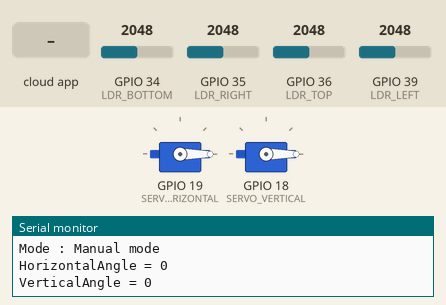
Simulated run of this program. Board: ESP32. On the bench: 2 × servo, the last lines printed to the serial monitor. The test bench sets the inputs (shaded band); at power-on: GPIO 34 (LDR_BOTTOM) = 2048, GPIO 39 (LDR_LEFT) = 2048, GPIO 36 (LDR_TOP) = 2048, GPIO 35 (LDR_RIGHT) = 2048. WiFi joins after 1.5 s; servers stay silent unless stated; random numbers use the default seed unless the program sets one; the Firebase database answers and starts empty.

Above: at 2.7 s.
2.8 s: the phone or cloud app sets Mode to 1
6.1 s: GPIO 34 (LDR_BOTTOM) set to 1997
7.6 s: GPIO 34 (LDR_BOTTOM) set to 1921
At 8.5 s:
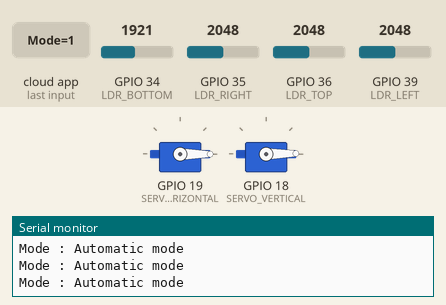
11.1 s: GPIO 39 (LDR_LEFT) set to 1460
At 13.2 s:
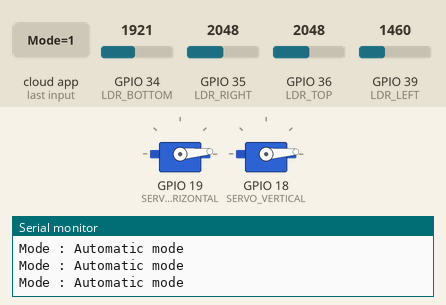
14.6 s: GPIO 36 (LDR_TOP) set to 2866
At 17.8 s:
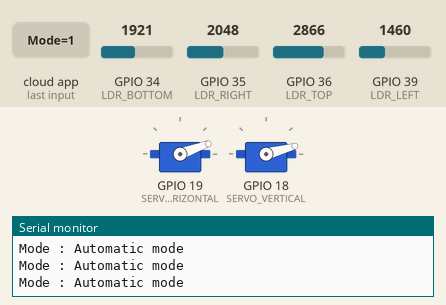
18.1 s: GPIO 35 (LDR_RIGHT) set to 1514
21.6 s: GPIO 35 (LDR_RIGHT) set to 1406
At 23.8 s:
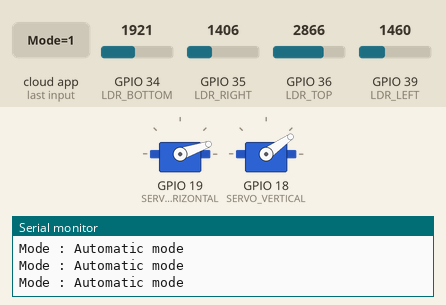
Timing chart, 0 to 33.1 s (numbered marks = the images above; inputs shaded):
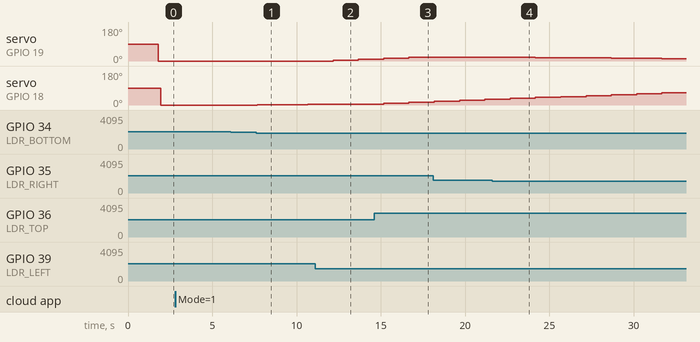

Measured:
- the behaviour switches between 1460 and 1459 on GPIO 35 (LDR_RIGHT) (found by bisection; images 3 and 4)
- after the input at 7.6 s, servo on GPIO 18 (SERVO_VERTICAL): 0° → 1° after 0.06 s, → 2° 1.5 s later, → 3° 1.5 s later
- after the input at 11.1 s, servo on GPIO 19 (SERVO_HORIZONTAL): 0° → 5° after 1.1 s, → 10° 1.5 s later
- after the input at 21.6 s, servo on GPIO 19 (SERVO_HORIZONTAL): moves from 20° to 13° over 9.0 s, starting after 1.1 s

The program:

main.cpp
```cpp
/**
 * @brief   Dual-Axis Solar Tracker implemented using the PID controller concept.
 *          The project aims to efficiently orient solar panels towards the sun
 *          throughout the day, maximizing energy generation.
 *
 * @author  DUA AXIS ☀️↗️⚡
 * @date    Apirl 4, 2024
*/


/*************** Includes Section ***************/
#include <Arduino.h>
#include <ESP32Servo.h>
#include "ArduPID.h" // PID Controller
#include <WiFi.h>
#include <Firebase_ESP_Client.h>
#include "addons/TokenHelper.h" //Provide the token generation process info.
#include "addons/RTDBHelper.h"  //Provide the RTDB payload printing info and other helper functions.
/************************************************/


/*************** Macro Defentions Section ***************/

/************ Network & Firebase Section ************/
// Insert your network credentials(ssid : Name)
#define WIFI_SSID       "Omar"
#define WIFI_PASSWORD   "0123456789"

// Insert Firebase project API Key
#define API_KEY       "AIzaSyBuqRJ65YOWkPKruUfNekaekYqsH174HNw"

// Insert RTDB URLefine the RTDB URL */
#define DATABASE_URL  "https://learn-iot-esp32-default-rtdb.firebaseio.com/"

/************ Interfacing Section ************/
/* System Constraints */
#define INITIAL_HORIZONTAL_ANGLE    (90)
#define INITIAL_VERTICAL_ANGLE      (90)
#define PID_OUTPUT_LIMITS           (5)
#define PID_KP                      (0.01)
#define PID_KI                      (0)
#define PID_KD                      (0)

/* 4 LDRs Sensors */
#define LDR_TOP             (36)
#define LDR_LEFT            (39)
#define LDR_BOTTOM          (34)
#define LDR_RIGHT           (35)


/* 2 Servo Motors */
#define SERVO_HORIZONTAL        (19)
#define SERVO_VERTICAL          (18)

/* Voltage and Current of the cell  */
#define CELL_VOLTAGE            (32)
#define CELL_CURRENT            (33)
/********************************************************/


/*************** Function Decleration Section ***************/
void manualMode(void); // using IOT : Flutter & Firebase
void automaticMode(void); // using LDRs
/************************************************************/


/*************** Global Decleration Section ***************/
// Define Motors and their angle
Servo ServoHorizontal;
Servo ServoVertical;
int HorizontalAngle = INITIAL_HORIZONTAL_ANGLE;
int VerticalAngle = INITIAL_VERTICAL_ANGLE;

//Define Firebase Data object
FirebaseData firebaseData;
FirebaseAuth auth;
FirebaseConfig config;
bool signupOK = false;
unsigned long sendDataPrevMillis = 0;

// PID constants
double InputVertical, InputHorizontal;
double SetPoint;
double VerticalOutput, HorizontalOutput;

// PID Controllers
ArduPID VerticalPID;
ArduPID HorizontalPID;

// Cell Volatge and Current
double CellVoltage = 0;
double CellCurrent = 0;
/**********************************************************/


/*************** Setup Application Section ***************/
void setup() {
    /********** Setup Serial **********/
    Serial.begin(115200);

    /********** Connecting to Wi-Fi **********/
    WiFi.begin(WIFI_SSID, WIFI_PASSWORD);
    Serial.print("Connecting to Wi-Fi");
    while (WiFi.status() != WL_CONNECTED){
        Serial.print(".");
        delay(300);
    }
    Serial.println();
    Serial.print("Connected with IP: ");
    Serial.println(WiFi.localIP());
    Serial.println();

    /********** Connecting to Firebase **********/
    // Assign the api key (required)
    config.api_key = API_KEY;
    // Assign the RTDB URL (required)
    config.database_url = DATABASE_URL;

    // Signup for an anonymous user
    if (Firebase.signUp(&config, &auth, "", "")){
        Serial.println("Signup To Firebase ");
        signupOK = true;
    }
    else{
        Serial.printf("%s\n", config.signer.signupError.message.c_str());
    }

    // Assign the callback function for the long running token generation task
    config.token_status_callback = tokenStatusCallback; //see addons/TokenHelper.h

    Firebase.begin(&config, &auth);
    Firebase.reconnectWiFi(true);

    /********** Setup Servo Motors **********/
    ServoHorizontal.attach(SERVO_HORIZONTAL);
    ServoVertical.attach(SERVO_VERTICAL);

    ServoHorizontal.write(INITIAL_HORIZONTAL_ANGLE);
    ServoVertical.write(INITIAL_VERTICAL_ANGLE);


    /* Initializing The PID Controllers and Constants */

    VerticalPID.begin(&InputVertical, &VerticalOutput, &SetPoint, PID_KP, PID_KI, PID_KD);
    VerticalPID.setOutputLimits(-PID_OUTPUT_LIMITS, PID_OUTPUT_LIMITS);

    HorizontalPID.begin(&InputHorizontal, &HorizontalOutput, &SetPoint, PID_KP, PID_KI, PID_KD);
    HorizontalPID.setOutputLimits(-PID_OUTPUT_LIMITS, PID_OUTPUT_LIMITS);
}
/*********************************************************/


/*************** Start Application Section ***************/
void loop() {
    if ((Firebase.ready()) && (signupOK) && ((millis() - sendDataPrevMillis > 1500) || (sendDataPrevMillis == 0)))
    {
        sendDataPrevMillis = millis();

        if (Firebase.RTDB.getBool(&firebaseData, "/ESP/Mode"))
        {
            if (firebaseData.boolData() == false)
            {
                Serial.println("Mode : Manual mode");
                manualMode();
            }
            else
            {
                Serial.println("Mode : Automatic mode");
                automaticMode();
            }
        }

        if (Firebase.RTDB.setInt(&firebaseData, "/ESP/CellVoltage", CellVoltage))
        {
        }else {Serial.println(firebaseData.errorReason());}

        if (Firebase.RTDB.setInt(&firebaseData, "/ESP/CellCurrent", CellCurrent))
        {
        }else {Serial.println(firebaseData.errorReason());}
    }
    // Power of Cell = 1.5 W (V * I)
    CellVoltage = random(100, 481) / (100.0);
    CellCurrent = (random(10, 15) / 10.0) / (CellVoltage);
}
/*********************************************************/


/*************** Function Defintions Section ***************/
void manualMode(void){
        if (Firebase.RTDB.getInt(&firebaseData, "/ESP/HorizontalAngle")) {
            if (firebaseData.dataType() == "int") {
                HorizontalAngle = firebaseData.intData();
                Serial.print("HorizontalAngle = ");
                Serial.println(HorizontalAngle);
                ServoHorizontal.write(HorizontalAngle);
            }
        }
        else {
            Serial.println(firebaseData.errorReason());
        }

        if (Firebase.RTDB.getInt(&firebaseData, "/ESP/VerticalAngle")) {
            if (firebaseData.dataType() == "int") {
                VerticalAngle = firebaseData.intData();
                Serial.print("VerticalAngle = ");
                Serial.println(VerticalAngle);
                ServoVertical.write(VerticalAngle);
            }
        }
        else {
            Serial.println(firebaseData.errorReason());
        }
}


void automaticMode(void){
    // Reading LDRs
    int top     = analogRead(LDR_TOP);
    int bottom  = analogRead(LDR_BOTTOM);
    int right   = analogRead(LDR_RIGHT);
    int left    = analogRead(LDR_LEFT);

    // Calculate the output of Vertical Servo
    SetPoint = 0;

    InputVertical = bottom - top;
    VerticalPID.compute();
    ServoVertical.write(ServoVertical.read() + VerticalOutput);

    /* Calculate the output of Horizontal Servo */
    InputHorizontal = left - right;
    HorizontalPID.compute();
    ServoHorizontal.write(ServoHorizontal.read()+ HorizontalOutput);

    delay(50);
}
/***********************************************************/
```
